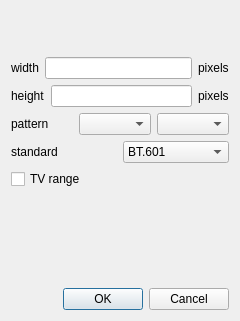
<?xml version="1.0" encoding="UTF-8"?>
<ui version="4.0">
 <class>yuv_config</class>
 <widget class="QDialog" name="yuv_config">
  <property name="geometry">
   <rect>
    <x>0</x>
    <y>0</y>
    <width>240</width>
    <height>321</height>
   </rect>
  </property>
  <property name="windowTitle">
   <string>Dialog</string>
  </property>
  <layout class="QVBoxLayout" name="verticalLayout">
   <item>
    <spacer name="verticalSpacer_2">
     <property name="orientation">
      <enum>Qt::Orientation::Vertical</enum>
     </property>
     <property name="sizeHint" stdset="0">
      <size>
       <width>20</width>
       <height>40</height>
      </size>
     </property>
    </spacer>
   </item>
   <item>
    <layout class="QHBoxLayout" name="horizontalLayout">
     <item>
      <widget class="QLabel" name="label">
       <property name="text">
        <string>width</string>
       </property>
      </widget>
     </item>
     <item>
      <widget class="QLineEdit" name="width"/>
     </item>
     <item>
      <widget class="QLabel" name="label_3">
       <property name="text">
        <string>pixels</string>
       </property>
      </widget>
     </item>
    </layout>
   </item>
   <item>
    <layout class="QHBoxLayout" name="horizontalLayout_2">
     <item>
      <widget class="QLabel" name="label_2">
       <property name="text">
        <string>height</string>
       </property>
      </widget>
     </item>
     <item>
      <widget class="QLineEdit" name="height"/>
     </item>
     <item>
      <widget class="QLabel" name="label_4">
       <property name="text">
        <string>pixels</string>
       </property>
      </widget>
     </item>
    </layout>
   </item>
   <item>
    <layout class="QHBoxLayout" name="horizontalLayout_3">
     <item>
      <widget class="QLabel" name="label_5">
       <property name="text">
        <string>pattern</string>
       </property>
      </widget>
     </item>
     <item>
      <widget class="QComboBox" name="comboBox"/>
     </item>
     <item>
      <widget class="QComboBox" name="comboBox_2"/>
     </item>
    </layout>
   </item>
   <item>
    <layout class="QHBoxLayout" name="horizontalLayout_4">
     <item>
      <widget class="QLabel" name="label_6">
       <property name="text">
        <string>standard </string>
       </property>
      </widget>
     </item>
     <item>
      <widget class="QComboBox" name="comboBox_3">
       <item>
        <property name="text">
         <string>BT.601</string>
        </property>
       </item>
       <item>
        <property name="text">
         <string>BT.709</string>
        </property>
       </item>
       <item>
        <property name="text">
         <string>BT.2020</string>
        </property>
       </item>
      </widget>
     </item>
    </layout>
   </item>
   <item>
    <widget class="QCheckBox" name="checkBox">
     <property name="text">
      <string>TV range</string>
     </property>
    </widget>
   </item>
   <item>
    <spacer name="verticalSpacer_4">
     <property name="orientation">
      <enum>Qt::Orientation::Vertical</enum>
     </property>
     <property name="sizeHint" stdset="0">
      <size>
       <width>20</width>
       <height>40</height>
      </size>
     </property>
    </spacer>
   </item>
   <item>
    <spacer name="verticalSpacer_3">
     <property name="orientation">
      <enum>Qt::Orientation::Vertical</enum>
     </property>
     <property name="sizeHint" stdset="0">
      <size>
       <width>20</width>
       <height>40</height>
      </size>
     </property>
    </spacer>
   </item>
   <item>
    <widget class="QDialogButtonBox" name="buttonBox">
     <property name="orientation">
      <enum>Qt::Orientation::Horizontal</enum>
     </property>
     <property name="standardButtons">
      <set>QDialogButtonBox::StandardButton::Cancel|QDialogButtonBox::StandardButton::Ok</set>
     </property>
    </widget>
   </item>
  </layout>
 </widget>
 <resources/>
 <connections>
  <connection>
   <sender>buttonBox</sender>
   <signal>accepted()</signal>
   <receiver>yuv_config</receiver>
   <slot>accept()</slot>
   <hints>
    <hint type="sourcelabel">
     <x>248</x>
     <y>254</y>
    </hint>
    <hint type="destinationlabel">
     <x>157</x>
     <y>274</y>
    </hint>
   </hints>
  </connection>
  <connection>
   <sender>buttonBox</sender>
   <signal>rejected()</signal>
   <receiver>yuv_config</receiver>
   <slot>reject()</slot>
   <hints>
    <hint type="sourcelabel">
     <x>316</x>
     <y>260</y>
    </hint>
    <hint type="destinationlabel">
     <x>286</x>
     <y>274</y>
    </hint>
   </hints>
  </connection>
 </connections>
</ui>
